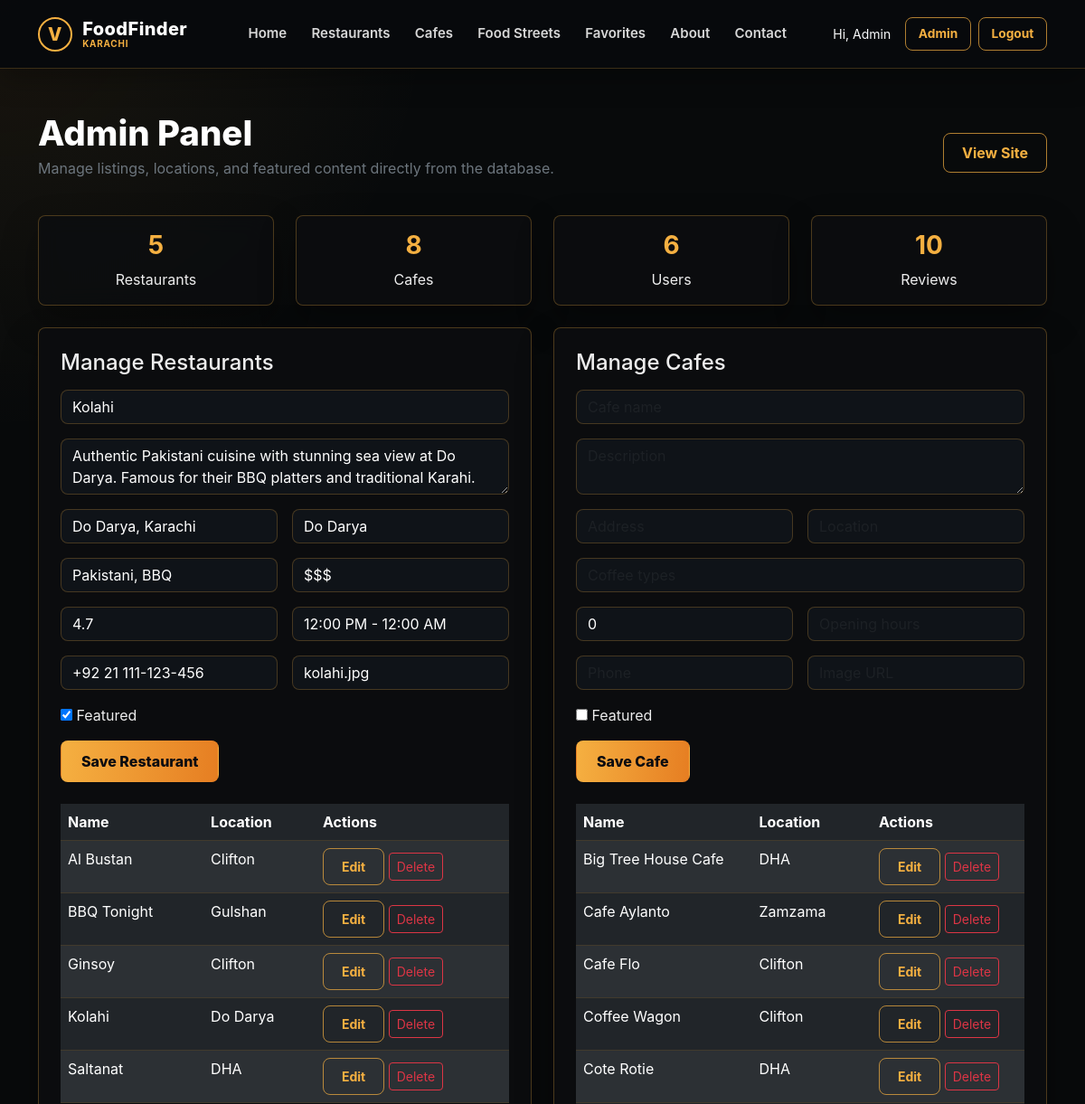
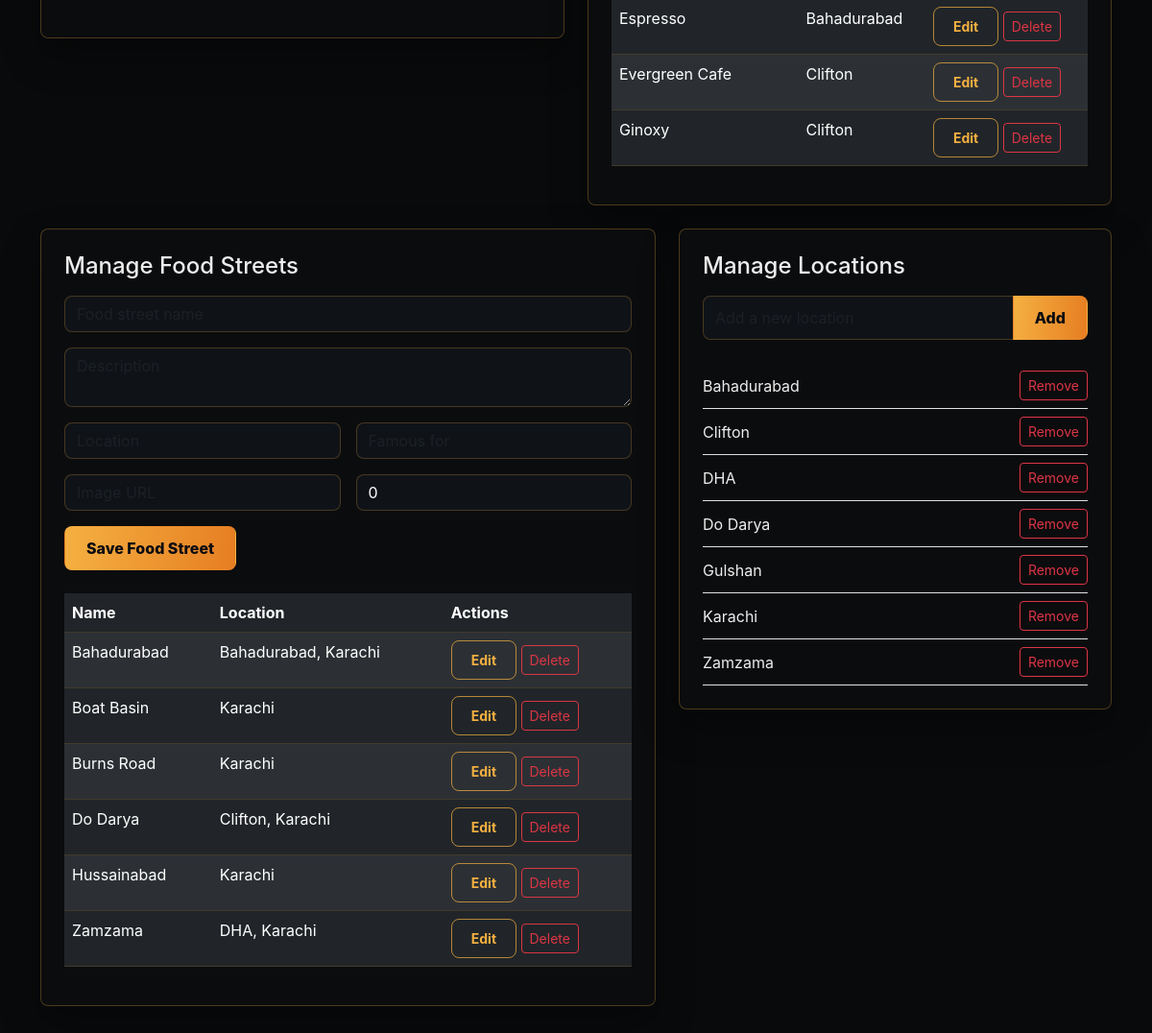
The page /admin-panel.php?edit_restaurant=1 (signed in) on the database its author committed (2 pictures, top to bottom).
### tables this page shows
CREATE TABLE `users` (
  `id` int NOT NULL,
  `name` varchar(100) NOT NULL,
  `email` varchar(100) NOT NULL,
  `password` varchar(255) NOT NULL,
  `profile_image` varchar(255) DEFAULT 'default-avatar.png',
  `role` enum('user','admin') DEFAULT 'user',
  `created_at` timestamp NULL DEFAULT CURRENT_TIMESTAMP
);

CREATE TABLE `site_stats` (
  `id` int NOT NULL,
  `total_restaurants` int DEFAULT '0',
  `total_cafes` int DEFAULT '0',
  `total_users` int DEFAULT '0',
  `total_reviews` int DEFAULT '0',
  `updated_at` timestamp NULL DEFAULT CURRENT_TIMESTAMP ON UPDATE CURRENT_TIMESTAMP
);

CREATE TABLE `restaurants` (
  `id` int NOT NULL,
  `name` varchar(100) NOT NULL,
  `description` text,
  `address` varchar(255) DEFAULT NULL,
  `location` varchar(100) DEFAULT NULL,
  `cuisine` varchar(100) DEFAULT NULL,
  `price_range` varchar(50) DEFAULT NULL,
  `rating` decimal(2,1) DEFAULT '0.0',
  `opening_hours` varchar(255) DEFAULT NULL,
  `phone` varchar(50) DEFAULT NULL,
  `image` varchar(255) DEFAULT NULL,
  `featured` tinyint(1) DEFAULT '0',
  `created_at` timestamp NULL DEFAULT CURRENT_TIMESTAMP
);

CREATE TABLE `cafes` (
  `id` int NOT NULL,
  `name` varchar(100) NOT NULL,
  `description` text,
  `address` varchar(255) DEFAULT NULL,
  `location` varchar(100) DEFAULT NULL,
  `coffee_types` text,
  `rating` decimal(2,1) DEFAULT '0.0',
  `opening_hours` varchar(255) DEFAULT NULL,
  `phone` varchar(50) DEFAULT NULL,
  `image` varchar(255) DEFAULT NULL,
  `featured` tinyint(1) DEFAULT '0',
  `created_at` timestamp NULL DEFAULT CURRENT_TIMESTAMP
);

CREATE TABLE `food_streets` (
  `id` int NOT NULL,
  `name` varchar(100) NOT NULL,
  `description` text,
  `location` varchar(255) DEFAULT NULL,
  `famous_for` text,
  `image` varchar(255) DEFAULT NULL,
  `rating` decimal(2,1) DEFAULT '0.0',
  `created_at` timestamp NULL DEFAULT CURRENT_TIMESTAMP
);

CREATE TABLE `locations` (
  `id` int NOT NULL,
  `name` varchar(100) NOT NULL,
  `created_at` timestamp NULL DEFAULT CURRENT_TIMESTAMP
);

### admin-panel.php (the view, shortened to what the rows shown need)
<?php
include 'config/database.php';
$conn = getConnection();
$editRestaurantId = intval($_GET['edit_restaurant'] ?? 0);
$editingRestaurant = null;
if ($editRestaurantId > 0) {
    $stmt = $conn->prepare("SELECT * FROM restaurants WHERE id = ?");
    $stmt->bind_param('i', $editRestaurantId);
    $stmt->execute();
    $editingRestaurant = $stmt->get_result()->fetch_assoc();
}
$restaurants = $conn->query("SELECT * FROM restaurants ORDER BY name");
$cafes = $conn->query("SELECT * FROM cafes ORDER BY name");
$streets = $conn->query("SELECT * FROM food_streets ORDER BY name");
$locations = $conn->query("SELECT * FROM locations ORDER BY name");
$stats = getSiteStats($conn);
?>
<!DOCTYPE html>
<html lang="en">
<head>
    <link href="https://cdn.jsdelivr.net/npm/bootstrap@5.3.0-alpha1/dist/css/bootstrap.min.css" rel="stylesheet">
    <link rel="stylesheet" href="assets/style.css?v=20260712">
</head>
<body>
    <?php include 'includes/nav.php'; ?>
    <section class="container py-5">
        <div class="d-flex justify-content-between align-items-center mb-4">
            <div>
                <h1 class="section-title mb-1">Admin Panel</h1>
            </div>
        </div>
        <div class="row g-4 mb-4">
            <div class="col-md-3">
                <div class="glass-card p-3 text-center">
                    <h3 class="fw-bold text-gold"><?php echo $stats['total_restaurants']; ?></h3>
                    <p class="mb-0">Restaurants</p>
                </div>
            </div>
            <div class="col-md-3">
                <div class="glass-card p-3 text-center">
                    <h3 class="fw-bold text-gold"><?php echo $stats['total_cafes']; ?></h3>
                    <p class="mb-0">Cafes</p>
                </div>
            </div>
            <div class="col-md-3">
                <div class="glass-card p-3 text-center">
                    <h3 class="fw-bold text-gold"><?php echo $stats['total_users']; ?></h3>
                    <p class="mb-0">Users</p>
                </div>
            </div>
            <div class="col-md-3">
                <div class="glass-card p-3 text-center">
                    <h3 class="fw-bold text-gold"><?php echo $stats['total_reviews']; ?></h3>
                    <p class="mb-0">Reviews</p>
                </div>
            </div>
        </div>
        <div class="row g-4">
            <div class="col-lg-6">
                <div class="glass-card p-4 mb-4">
                    <form method="POST">
                        <div class="row g-3">
                            <div class="col-12"><input type="text" name="name" class="form-control" placeholder="Restaurant name" value="<?php echo htmlspecialchars($editingRestaurant['name'] ?? ''); ?>" required></div>
                            <div class="col-12"><textarea name="description" class="form-control" rows="2" placeholder="Description"><?php echo htmlspecialchars($editingRestaurant['description'] ?? ''); ?></textarea></div>
                            <div class="col-md-6"><input type="text" name="address" class="form-control" placeholder="Address" value="<?php echo htmlspecialchars($editingRestaurant['address'] ?? ''); ?>"></div>
                            <div class="col-md-6"><input type="text" name="location" class="form-control" placeholder="Location" value="<?php echo htmlspecialchars($editingRestaurant['location'] ?? ''); ?>"></div>
                            <div class="col-md-6"><input type="text" name="cuisine" class="form-control" placeholder="Cuisine" value="<?php echo htmlspecialchars($editingRestaurant['cuisine'] ?? ''); ?>"></div>
                            <div class="col-md-6"><input type="text" name="price_range" class="form-control" placeholder="Price range" value="<?php echo htmlspecialchars($editingRestaurant['price_range'] ?? ''); ?>"></div>
                            <div class="col-md-6"><input type="number" step="0.1" name="rating" class="form-control" placeholder="Rating" value="<?php echo htmlspecialchars($editingRestaurant['rating'] ?? '0'); ?>"></div>
                            <div class="col-md-6"><input type="text" name="opening_hours" class="form-control" placeholder="Opening hours" value="<?php echo htmlspecialchars($editingRestaurant['opening_hours'] ?? ''); ?>"></div>
                            <div class="col-md-6"><input type="text" name="phone" class="form-control" placeholder="Phone" value="<?php echo htmlspecialchars($editingRestaurant['phone'] ?? ''); ?>"></div>
                            <div class="col-md-6"><input type="text" name="image" class="form-control" placeholder="Image URL" value="<?php echo htmlspecialchars($editingRestaurant['image'] ?? ''); ?>"></div>
                            <div class="col-12"><label><input type="checkbox" name="featured" value="1" <?php echo !empty($editingRestaurant['featured']) ? 'checked' : ''; ?>> Featured</label></div>
                        </div>
                    </form>
                    <div class="table-responsive mt-4">
                        <table class="table table-dark table-striped">
                            <thead>
                                <tr>
                                    <th>Name</th>
                                    <th>Location</th>
                                    <th>Actions</th>
                                </tr>
                            </thead>
                            <tbody>
                                <?php while ($row = $restaurants->fetch_assoc()): ?>
                                    <tr>
                                        <td><?php echo htmlspecialchars($row['name']); ?></td>
                                        <td><?php echo htmlspecialchars($row['location']); ?></td>
                                        <td>
                                            <a href="admin-panel.php?edit_restaurant=<?php echo $row['id']; ?>" class="btn btn-sm btn-outline-gold">Edit</a>
                                            <form method="POST" class="d-inline">
                                                <button class="btn btn-sm btn-outline-danger">Delete</button>
                                            </form>
                                        </td>
                                    </tr>
                                <?php endwhile; ?>
                            </tbody>
                        </table>
                    </div>
                </div>
            </div>
            <div class="col-lg-6">
                <div class="glass-card p-4 mb-4">
                    <div class="table-responsive mt-4">
                        <table class="table table-dark table-striped">
                            <thead>
                                <tr>
                                    <th>Name</th>
                                    <th>Location</th>
                                    <th>Actions</th>
                                </tr>
                            </thead>
                            <tbody>
                                <?php while ($row = $cafes->fetch_assoc()): ?>
                                    <tr>
                                        <td><?php echo htmlspecialchars($row['name']); ?></td>
                                        <td><?php echo htmlspecialchars($row['location']); ?></td>
                                        <td>
                                            <a href="admin-panel.php?edit_cafe=<?php echo $row['id']; ?>" class="btn btn-sm btn-outline-gold">Edit</a>
                                            <form method="POST" class="d-inline">
                                                <button class="btn btn-sm btn-outline-danger">Delete</button>
                                            </form>
                                        </td>
                                    </tr>
                                <?php endwhile; ?>
                            </tbody>
                        </table>
                    </div>
                </div>
            </div>
        </div>
        <div class="row g-4">
            <div class="col-lg-7">
                <div class="glass-card p-4 mb-4">
                    <div class="table-responsive mt-4">
                        <table class="table table-dark table-striped">
                            <thead>
                                <tr>
                                    <th>Name</th>
                                    <th>Location</th>
                                    <th>Actions</th>
                                </tr>
                            </thead>
                            <tbody>
                                <?php while ($row = $streets->fetch_assoc()): ?>
                                    <tr>
                                        <td><?php echo htmlspecialchars($row['name']); ?></td>
                                        <td><?php echo htmlspecialchars($row['location']); ?></td>
                                        <td>
                                            <a href="admin-panel.php?edit_street=<?php echo $row['id']; ?>" class="btn btn-sm btn-outline-gold">Edit</a>
                                            <form method="POST" class="d-inline">
                                                <button class="btn btn-sm btn-outline-danger">Delete</button>
                                            </form>
                                        </td>
                                    </tr>
                                <?php endwhile; ?>
                            </tbody>
                        </table>
                    </div>
                </div>
            </div>
            <div class="col-lg-5">
                <div class="glass-card p-4">
                    <div class="mt-4">
                        <?php while ($location = $locations->fetch_assoc()): ?>
                            <div class="d-flex justify-content-between align-items-center border-bottom py-2">
                                <span><?php echo htmlspecialchars($location['name']); ?></span>
                                <form method="POST" class="d-inline">
                                    <button class="btn btn-sm btn-outline-danger">Remove</button>
                                </form>
                            </div>
                        <?php endwhile; ?>
                    </div>
                </div>
            </div>
        </div>
    </section>
</body>
</html>

### includes/nav.php (shortened to what the rows shown need)
<?php
$user = function_exists('getCurrentUser') ? getCurrentUser() : null;
?>
<nav class="navbar navbar-expand-lg fixed-top vision-site-nav">
    <div class="container">
        <div class="collapse navbar-collapse" id="navbarNav">
            <div class="d-flex align-items-center gap-2 nav-auth-actions">
                <?php if ($user): ?>
                    <?php $displayName = ($user['role'] === 'admin') ? 'Admin' : $user['name']; ?>
                    <span class="text-light small me-2">Hi, <?php echo htmlspecialchars($displayName); ?></span>
                    <?php if ($user['role'] === 'admin'): ?>
                        <a href="admin-panel.php" class="btn btn-outline-gold btn-sm">Admin</a>
                    <?php endif; ?>
                    <a href="logout.php" class="btn btn-outline-gold btn-sm">Logout</a>
                <?php else: ?>
                    <a href="login.php" class="btn btn-outline-gold btn-sm">Login</a>
                    <a href="signup.php" class="btn btn-gold btn-sm">Sign Up</a>
                <?php endif; ?>
            </div>
        </div>
    </div>
</nav>

### rows shown on the page
users: role "Admin"
site_stats: total_restaurants "5", total_cafes "8", total_users "6", total_reviews "10"
restaurants: name "Kolahi", description "Authentic Pakistani cuisine with stunning sea view at Do Darya. Famous for their BBQ platters and traditional Karahi.", address "Do Darya, Karachi", location "Do Darya", cuisine "Pakistani, BBQ", price_range "$$$", rating "4.7", opening_hours "12:00 PM - 12:00 AM", phone "+92 21 111-123-456", image "kolahi.jpg", featured "☑"
restaurants: name "Al Bustan", location "Clifton"
restaurants: name "BBQ Tonight", location "Gulshan"
restaurants: name "Ginsoy", location "Clifton"
restaurants: name "Saltanat", location "DHA"
cafes: name "Big Tree House Cafe", location "DHA"
cafes: name "Cafe Aylanto", location "Zamzama"
cafes: name "Cafe Flo", location "Clifton"
cafes: name "Coffee Wagon", location "Clifton"
cafes: name "Cote Rotie", location "DHA"
cafes: name "Espresso", location "Bahadurabad"
cafes: name "Evergreen Cafe", location "Clifton"
cafes: name "Ginoxy", location "Clifton"
food_streets: name "Bahadurabad", location "Bahadurabad, Karachi"
food_streets: name "Boat Basin", location "Karachi"
food_streets: name "Burns Road", location "Karachi"
food_streets: name "Do Darya", location "Clifton, Karachi"
food_streets: name "Hussainabad", location "Karachi"
food_streets: name "Zamzama", location "DHA, Karachi"
locations: name "Bahadurabad"
locations: name "Clifton"
locations: name "DHA"
locations: name "Do Darya"
locations: name "Gulshan"
locations: name "Karachi"
locations: name "Zamzama"
